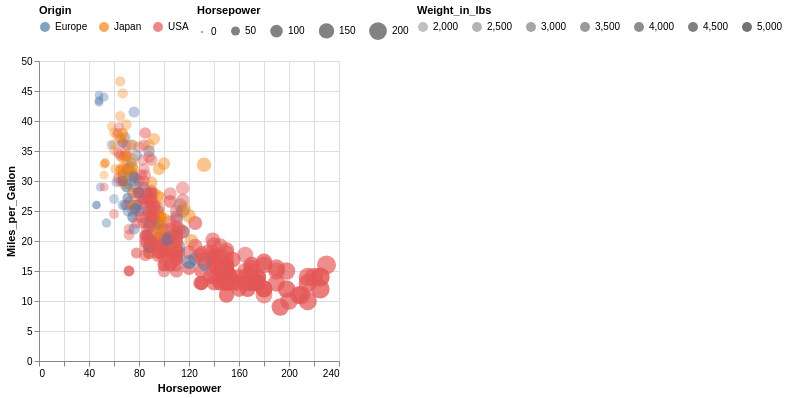

Specify this chart in Vega-Lite:
### Vega-Lite specification from a JSON file in a GitHub repository (floating-point values rounded to 4 significant figures; data arrays with more than 128 entries replaced by an {"elided": "..."} marker saying what was removed)
{"$schema": "https://vega.github.io/schema/vega-lite/v5.json", "data": {"values": {"elided": "406 records"}}, "encoding": {"color": {"field": "Origin", "legend": {"orient": "top"}, "type": "nominal"}, "opacity": {"field": "Weight_in_lbs", "legend": {"orient": "top"}, "type": "quantitative"}, "size": {"field": "Horsepower", "legend": {"orient": "top"}, "type": "quantitative"}, "x": {"field": "Horsepower", "type": "quantitative"}, "y": {"field": "Miles_per_Gallon", "type": "quantitative"}}, "height": 300, "mark": "circle", "width": 300}
